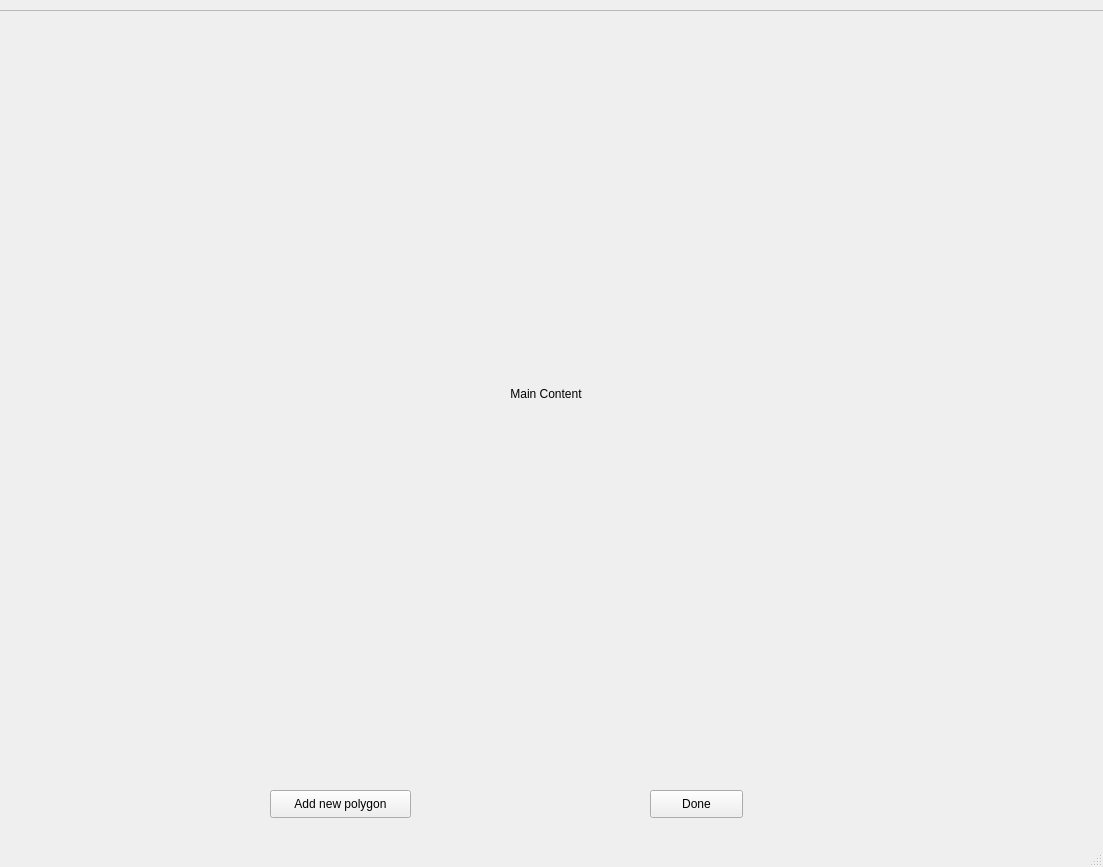
<?xml version="1.0" encoding="UTF-8"?>
<ui version="4.0">
 <class>MainWindow</class>
 <widget class="QMainWindow" name="MainWindow">
  <property name="geometry">
   <rect>
    <x>0</x>
    <y>0</y>
    <width>1103</width>
    <height>867</height>
   </rect>
  </property>
  <property name="windowTitle">
   <string>MainWindow</string>
  </property>
  <widget class="QWidget" name="centralwidget">
   <widget class="QFrame" name="frame">
    <property name="geometry">
     <rect>
      <x>-140</x>
      <y>10</y>
      <width>1301</width>
      <height>1000</height>
     </rect>
    </property>
    <property name="minimumSize">
     <size>
      <width>0</width>
      <height>0</height>
     </size>
    </property>
    <property name="frameShape">
     <enum>QFrame::StyledPanel</enum>
    </property>
    <property name="frameShadow">
     <enum>QFrame::Raised</enum>
    </property>
    <widget class="QLabel" name="display_screen">
     <property name="geometry">
      <rect>
       <x>190</x>
       <y>0</y>
       <width>992</width>
       <height>768</height>
      </rect>
     </property>
     <property name="minimumSize">
      <size>
       <width>992</width>
       <height>768</height>
      </size>
     </property>
     <property name="maximumSize">
      <size>
       <width>955</width>
       <height>768</height>
      </size>
     </property>
     <property name="text">
      <string>Main Content</string>
     </property>
     <property name="alignment">
      <set>Qt::AlignCenter</set>
     </property>
    </widget>
    <widget class="QPushButton" name="pushButton">
     <property name="geometry">
      <rect>
       <x>410</x>
       <y>780</y>
       <width>141</width>
       <height>28</height>
      </rect>
     </property>
     <property name="text">
      <string>Add new polygon</string>
     </property>
    </widget>
    <widget class="QPushButton" name="done">
     <property name="geometry">
      <rect>
       <x>790</x>
       <y>780</y>
       <width>93</width>
       <height>28</height>
      </rect>
     </property>
     <property name="text">
      <string>Done</string>
     </property>
    </widget>
   </widget>
  </widget>
  <widget class="QStatusBar" name="statusbar"/>
 </widget>
 <resources/>
 <connections/>
</ui>
